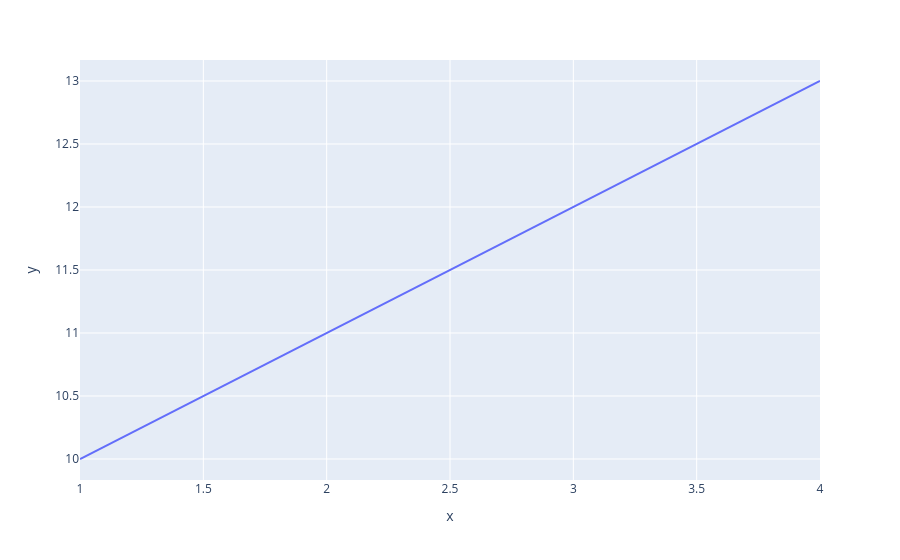

Write notebook code for a chart like this one.
### Code cell
import plotly.express as px
import pandas as pd

# Sample data
data = pd.DataFrame({'x': [1, 2, 3, 4], 'y': [10, 11, 12, 13]})

# Creating a line chart
fig = px.line(data, x='x', y='y')
fig.show()

### Figure 1 — Plotly figure (JSON) as saved in the notebook; plotly's stock layout.template omitted (floating-point values rounded to 4 significant figures)
{"data": [{"hovertemplate": "x=%{x}<br>y=%{y}<extra></extra>", "legendgroup": "", "line": {"color": "#636efa", "dash": "solid"}, "marker": {"symbol": "circle"}, "mode": "lines", "name": "", "orientation": "v", "showlegend": false, "type": "scatter", "x": [1, 2, 3, 4], "xaxis": "x", "y": [10, 11, 12, 13], "yaxis": "y"}], "layout": {"legend": {"tracegroupgap": 0}, "margin": {"t": 60}, "xaxis": {"anchor": "y", "domain": [0, 1], "title": {"text": "x"}}, "yaxis": {"anchor": "x", "domain": [0, 1], "title": {"text": "y"}}}}
